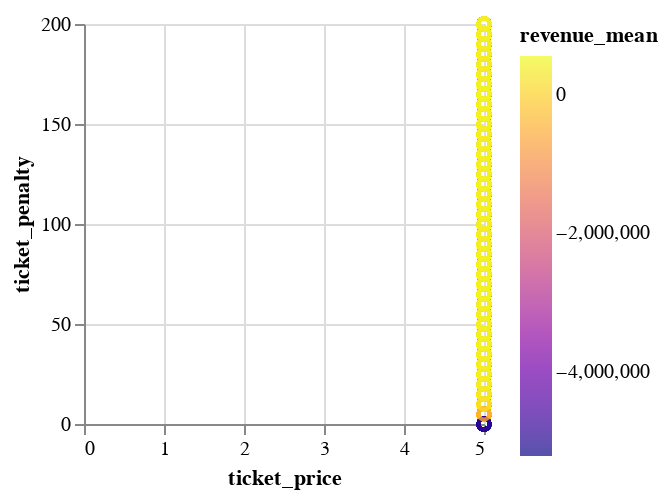

Notebook code for this chart:
### Code cell
using VegaLite
df |> @vlplot(:point, x=:ticket_price, y=:ticket_penalty, color={:revenue_mean, scale={scheme=:plasma}})

### Figure 1 — Vega specification as saved in the notebook (floating-point values rounded to 4 significant figures; data arrays with more than 128 entries replaced by an {"elided": "..."} marker saying what was removed)
{"$schema": "https://vega.github.io/schema/vega/v5.json", "axes": [{"aria": false, "domain": false, "grid": true, "gridScale": "y", "labels": false, "maxExtent": 0, "minExtent": 0, "orient": "bottom", "scale": "x", "tickCount": {"signal": "ceil(width/40)"}, "ticks": false, "zindex": 0}, {"aria": false, "domain": false, "grid": true, "gridScale": "x", "labels": false, "maxExtent": 0, "minExtent": 0, "orient": "left", "scale": "y", "tickCount": {"signal": "ceil(height/40)"}, "ticks": false, "zindex": 0}, {"grid": false, "labelFlush": true, "labelOverlap": true, "orient": "bottom", "scale": "x", "tickCount": {"signal": "ceil(width/40)"}, "title": "ticket_price", "zindex": 0}, {"grid": false, "labelOverlap": true, "orient": "left", "scale": "y", "tickCount": {"signal": "ceil(height/40)"}, "title": "ticket_penalty", "zindex": 0}], "background": "white", "data": [{"name": "source_0", "values": {"elided": "5453 records"}}, {"name": "data_0", "source": "source_0", "transform": [{"expr": "isValid(datum[\"ticket_price\"]) && isFinite(+datum[\"ticket_price\"]) && isValid(datum[\"ticket_penalty\"]) && isFinite(+datum[\"ticket_penalty\"]) && isValid(datum[\"revenue_mean\"]) && isFinite(+datum[\"revenue_mean\"])", "type": "filter"}]}], "height": 200, "legends": [{"encode": {"gradient": {"update": {"opacity": {"value": 0.7}}}}, "gradientLength": {"signal": "clamp(height, 64, 200)"}, "stroke": "color", "title": "revenue_mean"}], "marks": [{"encode": {"update": {"ariaRoleDescription": {"value": "point"}, "description": {"signal": "\"ticket_price: \" + (format(datum[\"ticket_price\"], \"\")) + \"; ticket_penalty: \" + (format(datum[\"ticket_penalty\"], \"\")) + \"; revenue_mean: \" + (format(datum[\"revenue_mean\"], \"\"))"}, "fill": {"value": "transparent"}, "opacity": {"value": 0.7}, "stroke": {"field": "revenue_mean", "scale": "color"}, "x": {"field": "ticket_price", "scale": "x"}, "y": {"field": "ticket_penalty", "scale": "y"}}}, "from": {"data": "data_0"}, "name": "marks", "style": ["point"], "type": "symbol"}], "padding": 5, "scales": [{"domain": {"data": "data_0", "field": "ticket_price"}, "name": "x", "nice": true, "range": [0, {"signal": "width"}], "type": "linear", "zero": true}, {"domain": {"data": "data_0", "field": "ticket_penalty"}, "name": "y", "nice": true, "range": [{"signal": "height"}, 0], "type": "linear", "zero": true}, {"domain": {"data": "data_0", "field": "revenue_mean"}, "interpolate": "hcl", "name": "color", "range": {"scheme": "plasma"}, "type": "linear", "zero": false}], "style": "cell", "width": 200}
